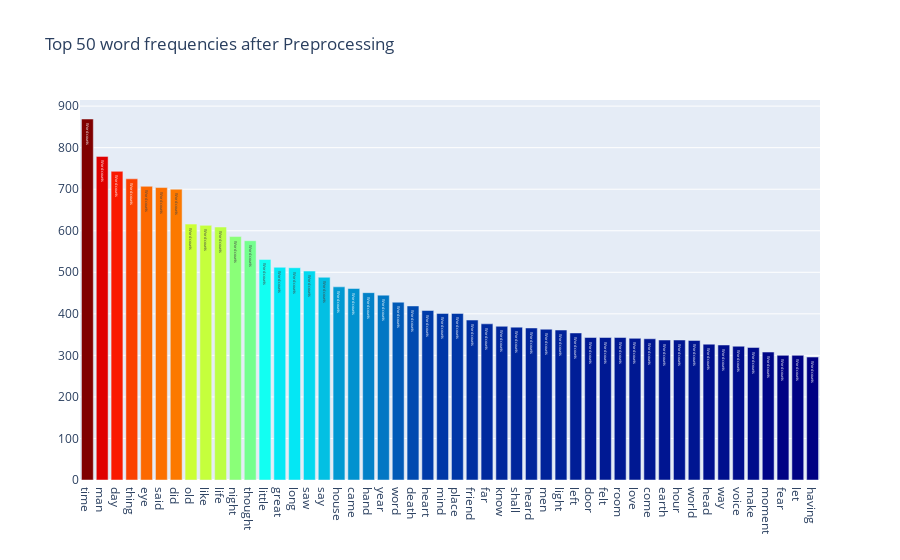
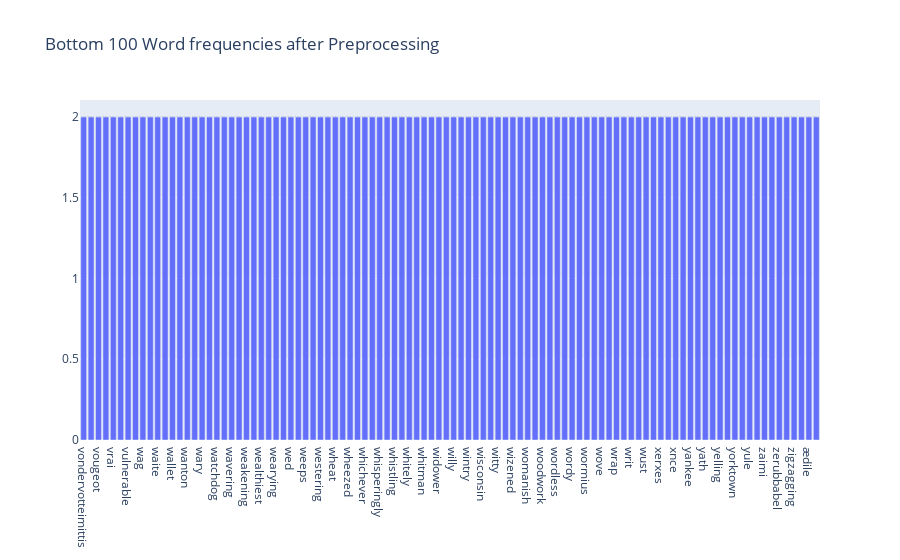

Notebook cell for these charts, in order:
### Code cell
feature_names = tf_vectorizer.get_feature_names()
#벡터화시킨 단어들의 이름들을 저장
count_vec = np.asarray(tf.sum(axis=0)).ravel()
#벡터화 된 array를 axis=0방향으로 더한 후 저장 -> 등장한 단어 빈도 수
zipped = list(zip(feature_names, count_vec))
x, y = (list(x) for x in zip(*sorted(zipped, key=lambda x:x[1], reverse=True)))
#x,y 13781개 -> 빈도수가 높은 순서로 정렬 후 단어와 빈도 수 나눠서 저장

Y = np.concatenate([y[0:15], y[-16:-1]])
X = np.concatenate([x[0:15], x[-16:-1]])
#빈도 수가 높고 낮은 15개를 합친 array 생성

data = [go.Bar(
            x = x[0:50],
            y = y[0:50],
            marker = dict(colorscale='Jet',
                         color = y[0:50]),
                         text='Word counts')]
layout = go.Layout(title='Top 50 word frequencies after Preprocessing')
fig = go.Figure(data=data, layout=layout)
py.iplot(fig, filename='basic-bar')

data = [go.Bar(x=x[-100:],
               y=y[-100:],
               marker=dict(colorscale='Portland',
                           color=y[-100]),
                           text='Word counts')]
layout = go.Layout(title='Bottom 100 Word frequencies after Preprocessing')
fig = go.Figure(data=data, layout=layout)
py.iplot(fig, filename='basic-bar')

### Figure 1 — Plotly figure (JSON) as saved in the notebook; plotly's stock layout.template omitted (floating-point values rounded to 4 significant figures)
{"data": [{"marker": {"color": [869, 779, 743, 725, 707, 704, 700, 616, 613, 609, 586, 576, 531, 512, 511, 503, 488, 465, 461, 451, 445, 428, 419, 408, 401, 401, 385, 376, 370, 368, 366, 363, 361, 354, 343, 343, 343, 341, 340, 337, 337, 336, 327, 325, 322, 319, 308, 300, 300, 296], "colorscale": [[0, "rgb(0,0,131)"], [0.2, "rgb(0,60,170)"], [0.4, "rgb(5,255,255)"], [0.6, "rgb(255,255,0)"], [0.8, "rgb(250,0,0)"], [1, "rgb(128,0,0)"]]}, "text": "Word counts", "type": "bar", "x": ["time", "man", "day", "thing", "eye", "said", "did", "old", "like", "life", "night", "thought", "little", "great", "long", "saw", "say", "house", "came", "hand", "year", "word", "death", "heart", "mind", "place", "friend", "far", "know", "shall", "heard", "men", "light", "left", "door", "felt", "room", "love", "come", "earth", "hour", "world", "head", "way", "voice", "make", "moment", "fear", "let", "having"], "y": [869, 779, 743, 725, 707, 704, 700, 616, 613, 609, 586, 576, 531, 512, 511, 503, 488, 465, 461, 451, 445, 428, 419, 408, 401, 401, 385, 376, 370, 368, 366, 363, 361, 354, 343, 343, 343, 341, 340, 337, 337, 336, 327, 325, 322, 319, 308, 300, 300, 296]}], "layout": {"title": {"text": "Top 50 word frequencies after Preprocessing"}}}

### Figure 2 — Plotly figure (JSON) as saved in the notebook; plotly's stock layout.template omitted (floating-point values rounded to 4 significant figures)
{"data": [{"marker": {"color": 2, "colorscale": [[0, "rgb(12,51,131)"], [0.25, "rgb(10,136,186)"], [0.5, "rgb(242,211,56)"], [0.75, "rgb(242,143,56)"], [1, "rgb(217,30,30)"]]}, "text": "Word counts", "type": "bar", "x": ["vondervotteimittis", "votary", "vougeot", "vowel", "vrai", "vulgarly", "vulnerable", "waddle", "wag", "wainscot", "waite", "wale", "wallet", "wane", "wanton", "warn", "wary", "wast", "watchdog", "waver", "wavering", "waylayings", "weakening", "wealthier", "wealthiest", "wearily", "wearying", "webbed", "wed", "weekly", "weeps", "well", "westering", "westmorland", "wheat", "wheeled", "wheezed", "whereof", "whichever", "whir", "whisperingly", "whistle", "whistling", "whit", "whitely", "whitened", "whitman", "wholesale", "widower", "wield", "willy", "windward", "wintry", "wiping", "wisconsin", "wither", "witty", "wizardry", "wizened", "wolejko", "womanish", "womb", "woodwork", "woolwich", "wordless", "wordsworth", "wordy", "worker", "wormius", "wouldst", "wove", "wraith", "wrap", "wrestled", "writ", "wudn", "wust", "xari", "xerxes", "xii", "xnce", "xwl", "yankee", "yarn", "yath", "yea", "yelling", "yoke", "yorktown", "youngish", "yule", "yuletide", "zaimi", "zar", "zerubbabel", "zigzag", "zigzagging", "zodiacal", "ædile", "æronaut"], "y": [2, 2, 2, 2, 2, 2, 2, 2, 2, 2, 2, 2, 2, 2, 2, 2, 2, 2, 2, 2, 2, 2, 2, 2, 2, 2, 2, 2, 2, 2, 2, 2, 2, 2, 2, 2, 2, 2, 2, 2, 2, 2, 2, 2, 2, 2, 2, 2, 2, 2, 2, 2, 2, 2, 2, 2, 2, 2, 2, 2, 2, 2, 2, 2, 2, 2, 2, 2, 2, 2, 2, 2, 2, 2, 2, 2, 2, 2, 2, 2, 2, 2, 2, 2, 2, 2, 2, 2, 2, 2, 2, 2, 2, 2, 2, 2, 2, 2, 2, 2]}], "layout": {"title": {"text": "Bottom 100 Word frequencies after Preprocessing"}}}
